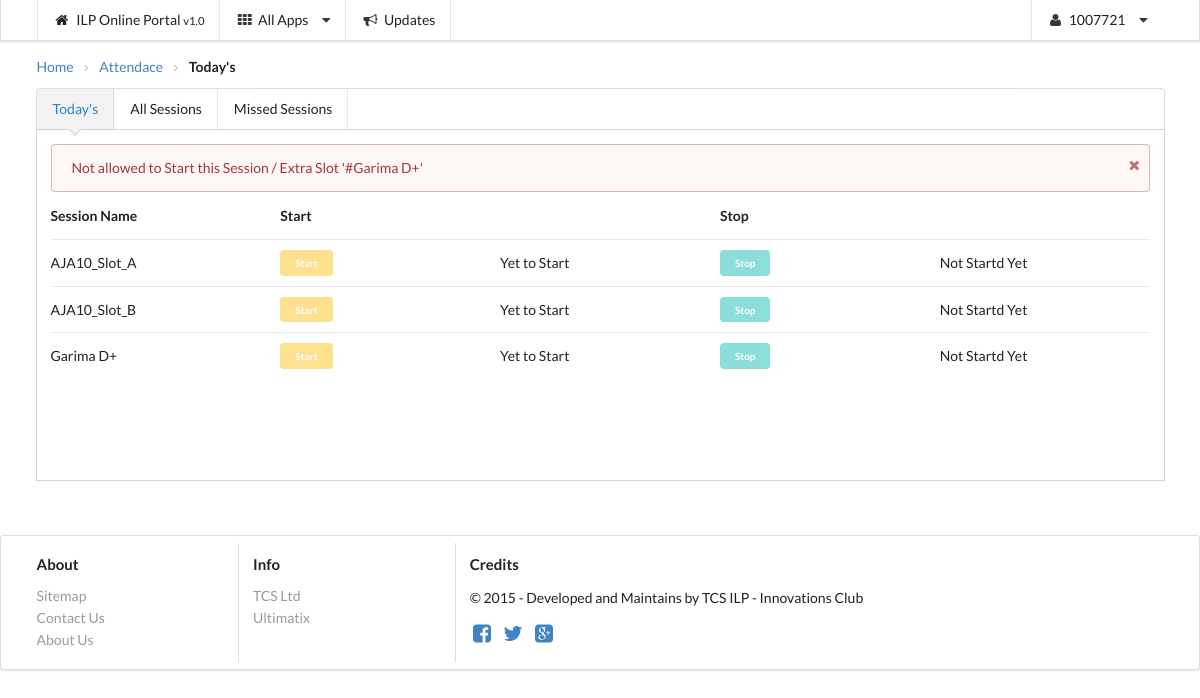
Page /attendance/start_extra/1/ (signed in) on the committed database.
### Auth/models.py (models this page shows, shortened)
class ILPUser(AbstractBaseUser):
    EmpNo = models.IntegerField(
        verbose_name = "TCS Employee ID",
        unique = True,
    )
    FirstName = models.CharField(
        max_length=100,
        verbose_name = "First Name",
    )
    LastName = models.CharField(
        max_length=100,
        verbose_name = "Last Name",
    )
    Email = models.EmailField(
        verbose_name = "Employee Email Id",
        max_length = 100,
    )
    DoB = models.DateField(
        verbose_name = "Date of Birth",
    )
    gender_labels = (
        ("M", "Male"),
        ("F", "Female"),
    )
    Gender = models.CharField(
        max_length=1,
        choices=gender_labels,
        verbose_name = "Gender",
    )
    profile_labels = (
        ("Participant", "Participant"),
        ("Lead", "Lead"),
        ("Support", "Support")
    )
    Profile = models.CharField(
        max_length=11,
        choices=profile_labels,
        verbose_name = "Employee Profile",
    )
    Mobile = models.CharField(
        max_length=11,
        null = True,
        verbose_name = "Employee Mobile No",
    )
    is_active = models.BooleanField(
        default=True,
        verbose_name = "Is Active User",
    )
    is_admin = models.BooleanField(
        default=False,
        verbose_name = "Is Admin",
    )
    objects = UserManager()
    USERNAME_FIELD = 'EmpNo'
    REQUIRED_FIELDS = ['FirstName', 'LastName', 'Email', 'DoB', 'Gender', 'Profile']

### Schedule/models.py (models this page shows, shortened)
class Session(models.Model):
	session_name = models.CharField(
		verbose_name = "Schedule Name",
		max_length = 50,
	)
	incharge = models.ManyToManyField(ILPUser)
	lg_id = models.ForeignKey('ILP.LG')
	time_slot = models.ForeignKey('TimeSlot')
	date = models.DateField(
		verbose_name = "Date",
    )

class ExtraSlot(models.Model):
	participant_id = models.ForeignKey(ILPUser)
	time_slot = models.ForeignKey('TimeSlot')
	date = date = models.DateField(
		verbose_name = "Date",
    )

class TimeSlot(models.Model):
	slot_name = models.CharField(
		verbose_name = "Time Slot Name",
		max_length = 50,
	)
	start_time = models.TimeField(
		verbose_name = "Time Slot Start Time",
	)
	end_time = models.TimeField(
		verbose_name = "Time Slot End Time",
	)
	is_break = models.BooleanField(
		default=False,
		verbose_name = "Is a Break ?",
    )

### Attendance/views.py (the view)
# urls.py: url(r'^start_extra/(?P<extra_slot_id>\d{1,5})/$', StartExtraSlot, name="start_extra_slot"),
@auth
def StartExtraSlot(request, extra_slot_id ):
	return start_session(request, ExtraSlot, "extra_slot", extra_slot_id )

### Attendance/views.py (called while the page is built)
def get_attendance_context(request):
	participant_profile = Participant.objects.get(participant_id = request.user)
	general_sessions = Session.objects.filter(lg_id = participant_profile.lg_id, date=datetime.date.today())
	extra_slots = ExtraSlot.objects.filter(participant_id=request.user,date=datetime.date.today())
	context = {
		"participant_profile" : participant_profile ,
		"general_sessions": get_all_sessions_info(request,Session, "session" ),
		"extra_slots" : get_all_sessions_info(request, ExtraSlot, "extra_slot" ),
	 }
	return context

### Templates/Attendance/home.html (shortened to what this page needs)
{% extends "base.html" %}
{% block main %}
<div class="ui breadcrumb">
  <a class="section">Home</a>
  <i class="right angle icon divider"></i>
  <a class="section">Attendace</a>
  <i class="right angle icon divider"></i>
  <div class="active section">Today's</div>
</div>
<div class="ui  grid " >
  <div class="row">
    <div class="sixteen wide column">
		<div class="ui  pointing top attached menu blue">
		  <a class="item active">Today's</a>
		  <a class="item">All Sessions</a>
		  <a class="item">Missed Sessions</a>
		</div>
		<div class="ui attached segment" style="min-height:352px;">
		  {% if messages %}
			{% for message in messages %}
			<div {% if message.tags %} class="ui message {{ message.tags }} "{% endif %}><i class="close icon"></i>{{ message }}</div>
			{% endfor %}
			{% endif %}
		  {% if general_sessions  or  extra_slots %}
		  <table class="ui five column table very basic ">
			  <thead>
				<tr><th>Session Name</th>
				<th colspan="2">Start</th>
				<th colspan="2">Stop</th>
			  </tr></thead>
			  <tbody>
			   {% for one_session in general_sessions %}
				<tr>
				  <td>{{ one_session.session.session_name }}</td>
				  {% ifequal one_session.started_flag "Yet to Start" %}
				  <td><a href="#" class="ui button yellow mini disabled">Start</a></td>
				  <td>Yet to Start</td>
				  {% endifequal %}
                  {% ifequal one_session.stop_flag "Not Startd Yet" %}
				  <td><a href="#" class="ui button teal mini disabled">Stop</a></td>
				  <td>Not Startd Yet</td>
				  {% endifequal %}
				</tr>
				{% endfor %}
				{% for extra in extra_slots %}
				<tr>
				  <td> {{ extra.extra_slot.time_slot.slot_name }}</td>
				  {% ifequal extra.started_flag "Yet to Start" %}
				  <td><a href="#" class="ui button yellow mini disabled">Start</a></td>
				  <td>Yet to Start</td>
				  {% endifequal %}
                  {% ifequal extra.stop_flag "Not Startd Yet" %}
				  <td><a href="#" class="ui button teal mini disabled">Stop</a></td>
				  <td>Not Startd Yet</td>
				  {% endifequal %}
				</tr>
				{% endfor %}
			  </tbody>
			</table>
			{% else %}
			<div class="ui message red">No Sessions Scheduled</div>
			{% endif %}
		</div>
    </div>
  </div>
</div>
{% endblock %}

### Templates/base.html (shortened to what this page needs)
<!DOCTYPE html>
<html>
  <head>
    <link rel="stylesheet" type="text/css" href="{{ STATIC_URL }}assets/font_style.css">
    <link rel="stylesheet" type="text/css" href="{{ STATIC_URL }}assets/semantic.min.css">
  </head>
  <body>
    <div class="ui fixed menu">
      <div class="ui container">
	<a class="item {% block home_active %}{% endblock %}" href="/">
	  <div class="header">
	    <i class="home icon"></i> ILP Online Portal <small>v1.0</small>
	  </div>
	</a>
	<div class="ui simple dropdown item">
	  <i class="grid layout icon"></i> All Apps <i class="dropdown icon"></i>
	</div>
	<a class="item"> <i class="announcement icon"></i> Updates  </a>
	<div class="ui simple dropdown  right item">
	  <i class="icon user"></i>
	  {{ user.EmpNo }}
	  <i class="dropdown icon"></i>
	</div>
      </div>
    </div>
    <br><br><br>
    <div class="ui container">
      {% block main %}
      {% endblock %}
    </div>
    <br><br>
    <div class="ui  padded   segment">
      <div class="ui  container  divided equal height  grid">
	<div class="three wide column">
	  <h4 class="ui  header">About</h4>
	  <div class="ui  link list">
	    <a href="#" class="item">Sitemap</a> <a href="#" class="item">Contact
	      Us</a> <a href="#" class="item">About Us </a>
	  </div>
	</div>
	<div class="three wide column">
	  <h4 class="ui  header">Info</h4>
	  <div class="ui  link list">
	    <a href="#" class="item">TCS Ltd</a> <a href="#" class="item">
	      Ultimatix</a>
	  </div>
	</div>
	<div class="seven wide column">
	  <h4 class="ui  header">Credits</h4>
	  <p>&copy; 2015 - Developed and Maintains by TCS ILP - Innovations
	    Club</p>
	  <a href="#"><i class="facebook square icon large"></i></a>
	  <a href="#"><i class="twitter icon large"></i></a>
	  <a href="#"><i class="google plus square icon large"></i></a>
	</div>
      </div>
    </div>
  </body>
</html>

### rows in the picture
Session: session.session_name "AJA10_Slot_A"
Session: session.session_name "AJA10_Slot_B"
ExtraSlot: extra_slot.time_slot.slot_name "Garima D+"

### other values in the picture
{{ user.EmpNo }} "1007721"
{{ message }} "Not allowed to Start this Session / Extra Slot '#Garima D+'"
